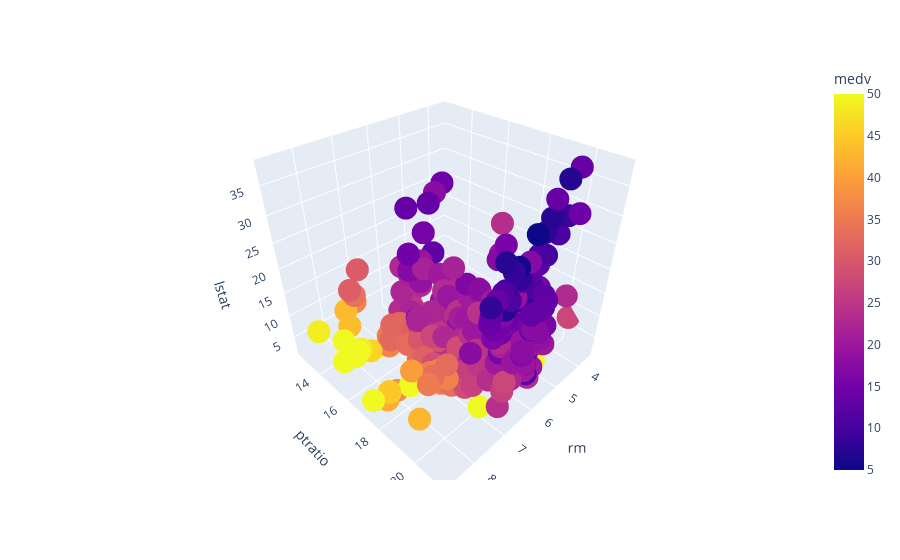

Write notebook code for a chart like this one.
### Code cell
import plotly.express as px
fig=px.scatter_3d(df,df['rm'],df['ptratio'],df['lstat'],color='medv')
fig.show()

### Figure 1 — Plotly figure (JSON) as saved in the notebook; plotly's stock layout.template omitted (floating-point values rounded to 4 significant figures; data arrays with more than 128 entries replaced by an {"elided": "..."} marker saying what was removed)
{"data": [{"hovertemplate": "rm=%{x}<br>ptratio=%{y}<br>lstat=%{z}<br>medv=%{marker.color}<extra></extra>", "legendgroup": "", "marker": {"color": {"elided": "333 float values"}, "coloraxis": "coloraxis", "symbol": "circle"}, "mode": "markers", "name": "", "scene": "scene", "showlegend": false, "type": "scatter3d", "x": {"elided": "333 float values"}, "y": {"elided": "333 float values"}, "z": {"elided": "333 float values"}}], "layout": {"coloraxis": {"colorbar": {"title": {"text": "medv"}}, "colorscale": [[0, "#0d0887"], [0.1111, "#46039f"], [0.2222, "#7201a8"], [0.3333, "#9c179e"], [0.4444, "#bd3786"], [0.5556, "#d8576b"], [0.6667, "#ed7953"], [0.7778, "#fb9f3a"], [0.8889, "#fdca26"], [1, "#f0f921"]]}, "legend": {"tracegroupgap": 0}, "margin": {"t": 60}, "scene": {"domain": {"x": [0, 1], "y": [0, 1]}, "xaxis": {"title": {"text": "rm"}}, "yaxis": {"title": {"text": "ptratio"}}, "zaxis": {"title": {"text": "lstat"}}}}}
